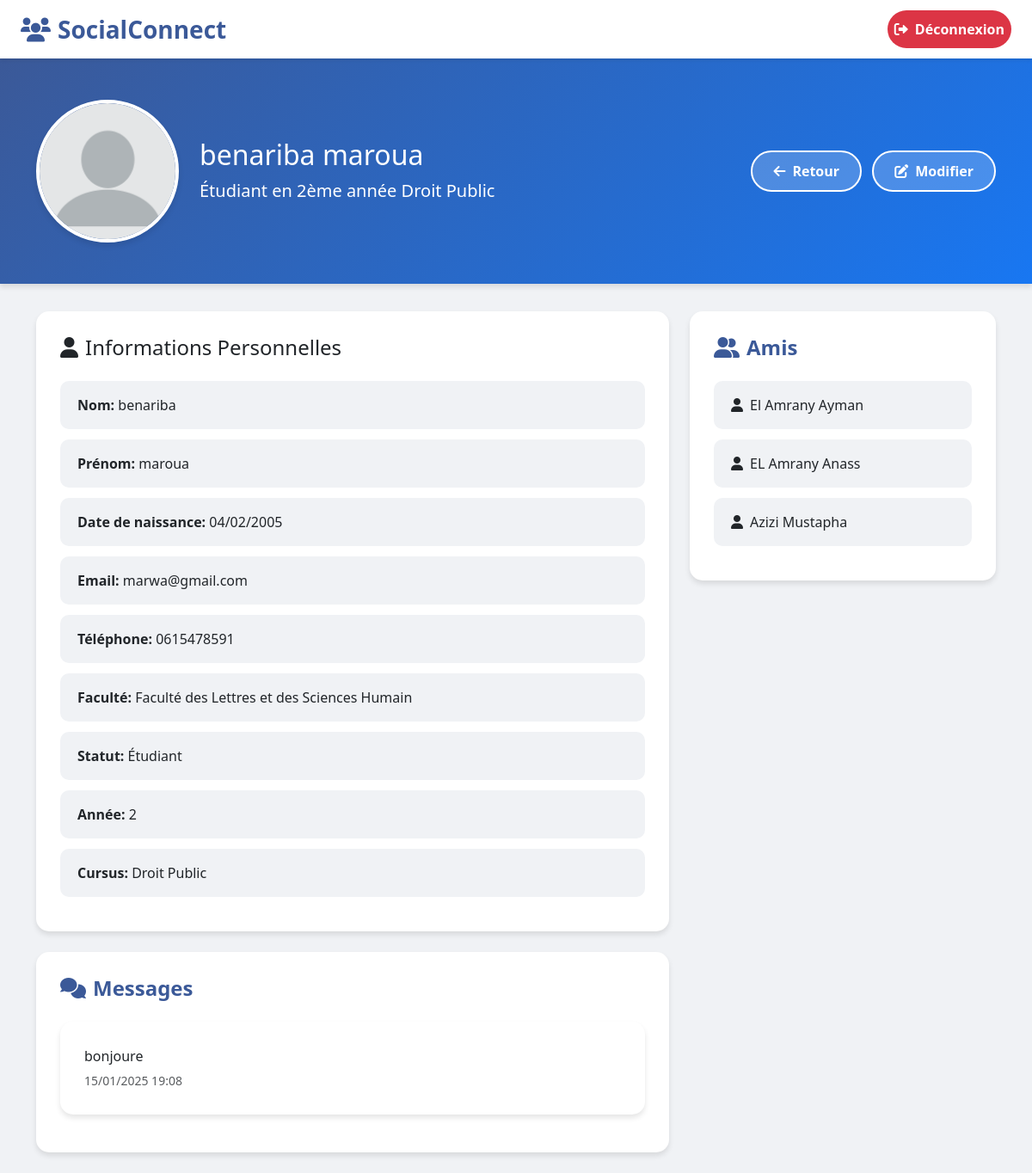
/profil/ (signed in), run on the app's committed database.
### Monface/models.py (models this page shows, shortened)
class Person(models.Model):
    name = models.CharField(max_length=30)
    prenom = models.CharField(max_length=32)
    date_naissance = models.DateField()
    email = models.EmailField(unique=True)
    tlf = models.CharField(max_length=20)
    password = models.CharField(max_length=302)
    Amis = models.ManyToManyField('self', symmetrical=True, blank=True)
    faculty = models.ForeignKey('Faculty', on_delete=models.CASCADE)

class Faculty(models.Model) :
    nom=models.CharField(max_length=42)

class Student(Person):
    annee=models.IntegerField()
    cursus=models.ForeignKey('Cursus',on_delete=models.CASCADE)

class Cursus(models.Model) :
    titre=models.CharField(max_length=42)

class Message(models.Model):
    contenu = models.TextField()
    date_publication = models.DateTimeField(auto_now_add=True, auto_now=False, verbose_name="Date de publication")
    auteur = models.ForeignKey('Person', on_delete=models.CASCADE)

### Monface/views.py (the view)
# urls.py: path('profil/', views.profil, name='profil'),
def profil(request):
    logged_user = get_logged_user_from_request(request)
    if logged_user:
        statut_message = ""  # Vous pouvez définir le statut ici si nécessaire
        if isinstance(logged_user, Student):
            if logged_user.annee == 1:
                statut_message = f"Étudiant en 1ère année {logged_user.cursus.titre}"
            elif logged_user.annee == 2:
                statut_message = f"Étudiant en 2ème année {logged_user.cursus.titre}"
            elif logged_user.annee == 3:
                statut_message = f"Étudiant en 3ème année {logged_user.cursus.titre}"
            else:
                statut_message = f"Étudiant en {logged_user.annee}ème année {logged_user.cursus.titre}"
        elif isinstance(logged_user, Employee):
            statut_message = f"Employé(e) en tant que {logged_user.job.titre} au campus {logged_user.campus.nom}"
        messages = logged_user.message_set.all().order_by("-date_publication")
        return render(request, 'voir_profile.html', {
            'person': logged_user,
            'messages': messages,
            'logged_user': logged_user,
            'statut_message': statut_message,  # Passer le statut
        })
    else:
        return redirect('/login')

### Monface/views.py (called while the page is built)
def get_logged_user_from_request(request):
    if 'logged_user_id' in request.session:
        logged_user_id = request.session['logged_user_id']
        if len(Student.objects.filter(id=logged_user_id))==1 :
             return Student.objects.get(id=logged_user_id)
        elif len(Employee.objects.filter(id=logged_user_id))==1 :
            return Employee.objects.get(id=logged_user_id)
        else :
            return None
    else :
        return None

### templates/voir_profile.html (shortened to what this page needs)
<!DOCTYPE html>
<html lang="fr">
<head>
    <link href="https://cdn.jsdelivr.net/npm/bootstrap@5.3.0/dist/css/bootstrap.min.css" rel="stylesheet">
    <link href="https://cdnjs.cloudflare.com/ajax/libs/font-awesome/6.0.0/css/all.min.css" rel="stylesheet">
</head>
<body>
    <nav class="navbar navbar-expand-lg navbar-light sticky-top">
        <div class="container-fluid px-4">
            <a class="navbar-brand" href="{% url 'welcome' %}">
                <i class="fas fa-users me-2"></i>SocialConnect
            </a>
            <div class="collapse navbar-collapse" id="navbarNav">
                <ul class="navbar-nav ms-auto">
                    <li class="nav-item">
                        <a class="nav-link btn btn-logout" href="{% url 'logout' %}">
                            <i class="fas fa-sign-out-alt me-2"></i>Déconnexion
                        </a>
                    </li>
                </ul>
            </div>
        </div>
    </nav>
    <div class="profile-section">
        <div class="container">
            <div class="row align-items-center">
                <div class="col-md-2">
                    <img src="../static/Images/blank-profile-picture.png" alt="Profile" class="img-fluid profile-image">
                </div>
                <div class="col-md-6">
                    <h2 class="mb-2">{{ logged_user.name }} {{ logged_user.prenom }}</h2>
                    <p class="lead mb-0">{{ statut_message }}</p>
                </div>
                <div class="col-md-4 text-end">
                    <a href="{% url 'welcome' %}" class="btn btn-custom me-2">
                        <i class="fas fa-arrow-left me-2"></i>Retour
                    </a>
                    <a href="{% url 'modifier' %}" class="btn btn-custom">
                        <i class="fas fa-edit me-2"></i>Modifier
                    </a>
                </div>
            </div>
        </div>
    </div>
    <div class="container">
        <div class="row">
            <div class="col-md-8">
                <div class="card mb-4">
                    <div class="card-body">
                        <h4 class="mb-4">
                            <i class="fas fa-user me-2"></i>Informations Personnelles
                        </h4>
                        <ul class="list-group list-group-flush">
                            <li class="list-group-item"><strong>Nom:</strong> {{ person.name }}</li>
                            <li class="list-group-item"><strong>Prénom:</strong> {{ person.prenom }}</li>
                            <li class="list-group-item"><strong>Date de naissance:</strong> {{ person.date_naissance|date:"d/m/Y" }}</li>
                            <li class="list-group-item"><strong>Email:</strong> {{ person.email }}</li>
                            <li class="list-group-item"><strong>Téléphone:</strong> {{ person.tlf }}</li>
                            <li class="list-group-item"><strong>Faculté:</strong> {{ person.faculty.nom }}</li>
                            {% if person.student %}
                                <li class="list-group-item"><strong>Statut:</strong> Étudiant</li>
                                <li class="list-group-item"><strong>Année:</strong> {{ person.student.annee }}</li>
                                <li class="list-group-item"><strong>Cursus:</strong> {{ person.student.cursus.titre }}</li>
                            {% endif %}
                        </ul>
                    </div>
                </div>
                <div class="card">
                    <div class="card-body">
                        <h4 class="section-title">
                            <i class="fas fa-comments me-2"></i>Messages
                        </h4>
                        <div class="messages-list">
                            {% for message in messages %}
                                <div class="card mb-3">
                                    <div class="card-body">
                                        <p class="mb-1">{{ message.contenu }}</p>
                                        <small class="text-muted">{{ message.date_publication|date:"d/m/Y H:i" }}</small>
                                    </div>
                                </div>
                            {% empty %}
                                <p class="text-muted">Aucun message trouvé.</p>
                            {% endfor %}
                        </div>
                    </div>
                </div>
            </div>
            <div class="col-md-4">
                <div class="friends-section">
                    <h4 class="section-title">
                        <i class="fas fa-user-friends me-2"></i>Amis
                    </h4>
                    <ul class="list-group">
                        {% for ami in person.Amis.all %}
                            <li class="list-group-item">
                                <i class="fas fa-user me-2"></i>{{ ami.name }} {{ ami.prenom }}
                            </li>
                        {% empty %}
                            <li class="list-group-item text-muted">
                                <i class="fas fa-user-slash me-2"></i>Aucun ami pour le moment.
                            </li>
                        {% endfor %}
                    </ul>
                </div>
            </div>
        </div>
    </div>
</body>
</html>

### templates/voir_profile.html (style rules this page uses)
:root { --primary-color: #3b5998; --secondary-color: #f0f2f5; --accent-color: #1877f2; --text-dark: #1c1e21; --text-light: #606770; --white: #ffffff; --success: #42b72a; --danger: #dc3545; }
body { background-color: var(--secondary-color); font-family: 'Segoe UI', Tahoma, Geneva, Verdana, sans-serif; color: var(--text-dark); }
.navbar { box-shadow: 0 2px 4px rgba(0,0,0,0.1); background-color: var(--white); }
.navbar-brand { font-size: 1.75rem; font-weight: 700; color: var(--primary-color) !important; transition: color 0.3s ease; }
.profile-section { background: linear-gradient(135deg, var(--primary-color), var(--accent-color)); color: var(--white); padding: 3rem 0; margin-bottom: 2rem; box-shadow: 0 4px 6px rgba(0,0,0,0.1); }
.profile-image { border: 4px solid var(--white); border-radius: 50%; box-shadow: 0 4px 6px rgba(0,0,0,0.1); transition: transform 0.3s ease; }
.card { border: none; border-radius: 15px; box-shadow: 0 4px 6px rgba(0,0,0,0.1); margin-bottom: 1.5rem; transition: transform 0.3s ease, box-shadow 0.3s ease; }
.card-body { padding: 1.75rem; }
.messages-list .card { transition: transform 0.3s ease; }
.friends-section { background-color: var(--white); border-radius: 15px; padding: 1.75rem; box-shadow: 0 4px 6px rgba(0,0,0,0.1); }
.list-group-item { border: none; border-radius: 10px !important; margin-bottom: 0.75rem; padding: 1rem 1.25rem; background-color: var(--secondary-color); transition: all 0.3s ease; }
.btn { border-radius: 25px; padding: 0.6rem 1.5rem; transition: all 0.3s ease; font-weight: 600; }
.btn-logout { background-color: var(--danger); color: var(--white); }
.btn-custom { background-color: rgba(255, 255, 255, 0.2); border: 2px solid var(--white); color: var(--white); }
.section-title { font-size: 1.5rem; font-weight: 600; margin-bottom: 1.5rem; color: var(--primary-color); }

### data on the page
Person: name "benariba", prenom "maroua", date_naissance "04/02/2005", email "marwa@gmail.com", tlf "0615478591", faculty.nom "Faculté des Lettres et des Sciences Humain"
Student: student.annee "2", student.cursus.titre "Droit Public"
Message: contenu "bonjoure", date_publication "15/01/2025 19:08"
Person: name "El Amrany", prenom "Ayman"
Person: name "EL Amrany", prenom "Anass"
Person: name "Azizi", prenom "Mustapha"

### other printed values
{{ statut_message }} "Étudiant en 2ème année Droit Public"
